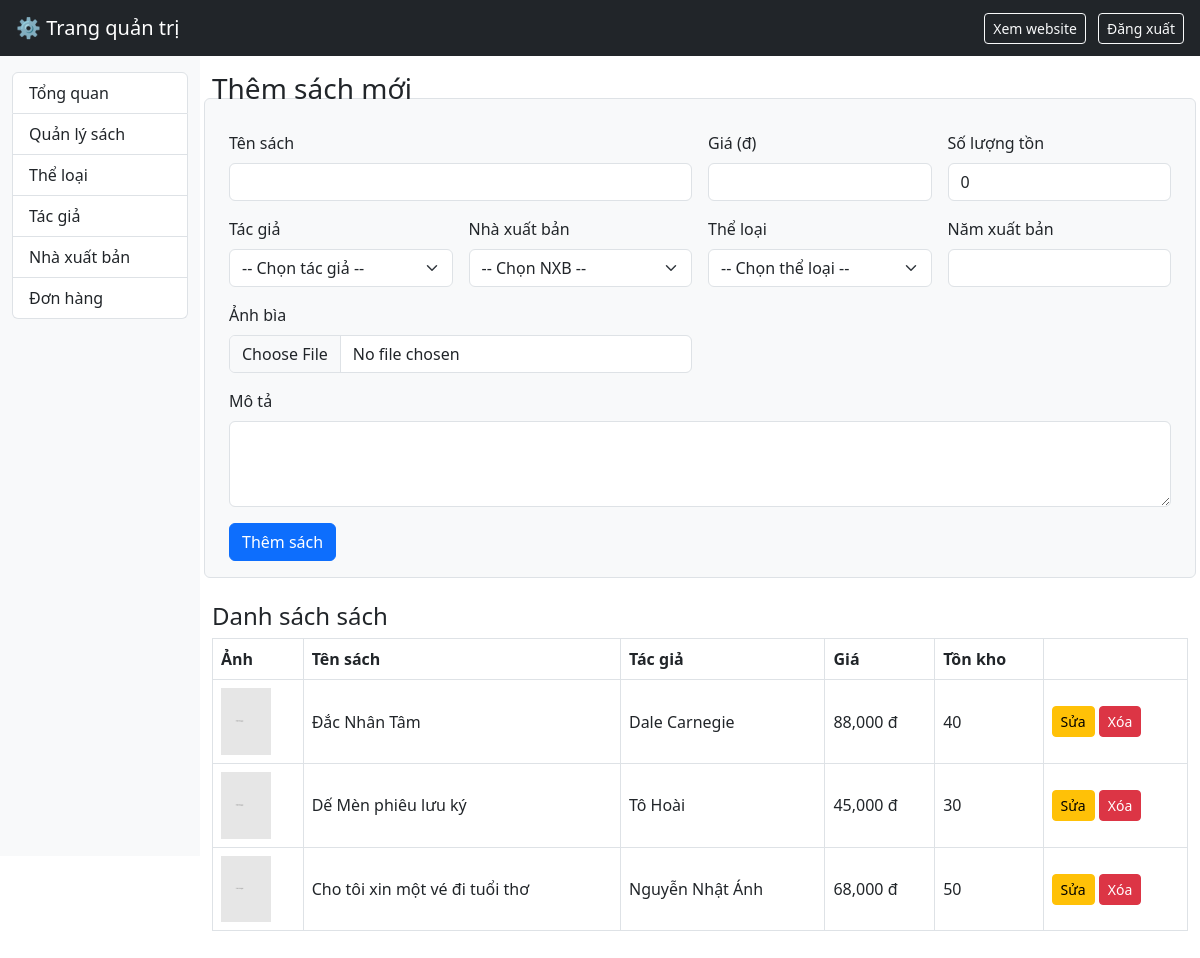
Page /admin/sach.php (signed in) on the committed database.
### tables this page shows
CREATE TABLE sach (
  id INT AUTO_INCREMENT PRIMARY KEY,
  ten_sach VARCHAR(255) NOT NULL,
  id_tacgia INT,
  id_nxb INT,
  id_theloai INT,
  gia DECIMAL(12,0) NOT NULL,
  so_luong_ton INT DEFAULT 0,
  mo_ta TEXT,
  hinh_anh VARCHAR(255) DEFAULT 'no-image.png',
  nam_xb YEAR,
  FOREIGN KEY (id_tacgia) REFERENCES tacgia(id) ON DELETE SET NULL,
  FOREIGN KEY (id_nxb) REFERENCES nhaxuatban(id) ON DELETE SET NULL,
  FOREIGN KEY (id_theloai) REFERENCES theloai(id) ON DELETE SET NULL
);

CREATE TABLE tacgia (
  id INT AUTO_INCREMENT PRIMARY KEY,
  ten_tacgia VARCHAR(100) NOT NULL,
  tieu_su TEXT
);

### admin/sach.php (the view, shortened to what this page needs)
<?php require_once 'header.php'; ?>
<?php
$sach_sua = null;
$ds_sach = $conn->query("SELECT s.*, t.ten_tacgia FROM sach s LEFT JOIN tacgia t ON s.id_tacgia = t.id ORDER BY s.id DESC");
?>
<h3><?= $sach_sua ? 'Sửa sách' : 'Thêm sách mới' ?></h3>
<form method="POST" enctype="multipart/form-data" class="row g-3 mb-4 border p-3 rounded bg-light">
    <div class="col-md-6">
        <label class="form-label">Tên sách</label>
        <input type="text" name="ten_sach" class="form-control" required
               value="<?= htmlspecialchars($sach_sua['ten_sach'] ?? '') ?>">
    </div>
    <div class="col-md-3">
        <label class="form-label">Giá (đ)</label>
        <input type="number" name="gia" class="form-control" required
               value="<?= $sach_sua['gia'] ?? '' ?>">
    </div>
    <div class="col-md-3">
        <label class="form-label">Số lượng tồn</label>
        <input type="number" name="so_luong_ton" class="form-control" required
               value="<?= $sach_sua['so_luong_ton'] ?? 0 ?>">
    </div>
    <div class="col-md-3">
        <label class="form-label">Tác giả</label>
        <select name="id_tacgia" class="form-select">
            <option value="">-- Chọn tác giả --</option>
        </select>
    </div>
    <div class="col-md-3">
        <label class="form-label">Nhà xuất bản</label>
        <select name="id_nxb" class="form-select">
            <option value="">-- Chọn NXB --</option>
        </select>
    </div>
    <div class="col-md-3">
        <label class="form-label">Thể loại</label>
        <select name="id_theloai" class="form-select">
            <option value="">-- Chọn thể loại --</option>
        </select>
    </div>
    <div class="col-md-3">
        <label class="form-label">Năm xuất bản</label>
        <input type="number" name="nam_xb" class="form-control" value="<?= $sach_sua['nam_xb'] ?? '' ?>">
    </div>
    <div class="col-md-6">
        <label class="form-label">Ảnh bìa <?= $sach_sua ? '(để trống nếu không đổi ảnh)' : '' ?></label>
        <input type="file" name="hinh_anh" class="form-control">
    </div>
    <div class="col-12">
        <label class="form-label">Mô tả</label>
        <textarea name="mo_ta" class="form-control" rows="3"><?= htmlspecialchars($sach_sua['mo_ta'] ?? '') ?></textarea>
    </div>
    <div class="col-12">
        <button type="submit" class="btn btn-primary"><?= $sach_sua ? 'Cập nhật' : 'Thêm sách' ?></button>
    </div>
</form>
<h4>Danh sách sách</h4>
<table class="table table-bordered align-middle">
<tr>
    <th>Ảnh</th><th>Tên sách</th><th>Tác giả</th><th>Giá</th><th>Tồn kho</th><th></th>
</tr>
<?php while ($s = $ds_sach->fetch_assoc()): ?>
<tr>
    <td><img src="../uploads/<?= htmlspecialchars($s['hinh_anh']) ?>" width="50"></td>
    <td><?= htmlspecialchars($s['ten_sach']) ?></td>
    <td><?= htmlspecialchars($s['ten_tacgia'] ?? '') ?></td>
    <td><?= number_format($s['gia']) ?> đ</td>
    <td><?= $s['so_luong_ton'] ?></td>
    <td>
        <a href="sach.php?sua=<?= $s['id'] ?>" class="btn btn-sm btn-warning">Sửa</a>
        <a href="sach.php?xoa=<?= $s['id'] ?>" class="btn btn-sm btn-danger"
           onclick="return confirm('Xóa sách này?')">Xóa</a>
    </td>
</tr>
<?php endwhile; ?>
</table>
<?php require_once 'footer.php'; ?>

### rows in the picture
sach: hinh_anh (placeholder picture), ten_sach "Đắc Nhân Tâm", id_tacgia.ten_tacgia "Dale Carnegie", gia "88,000", so_luong_ton "40"
sach: hinh_anh (placeholder picture), ten_sach "Dế Mèn phiêu lưu ký", id_tacgia.ten_tacgia "Tô Hoài", gia "45,000", so_luong_ton "30"
sach: hinh_anh (placeholder picture), ten_sach "Cho tôi xin một vé đi tuổi thơ", id_tacgia.ten_tacgia "Nguyễn Nhật Ánh", gia "68,000", so_luong_ton "50"
